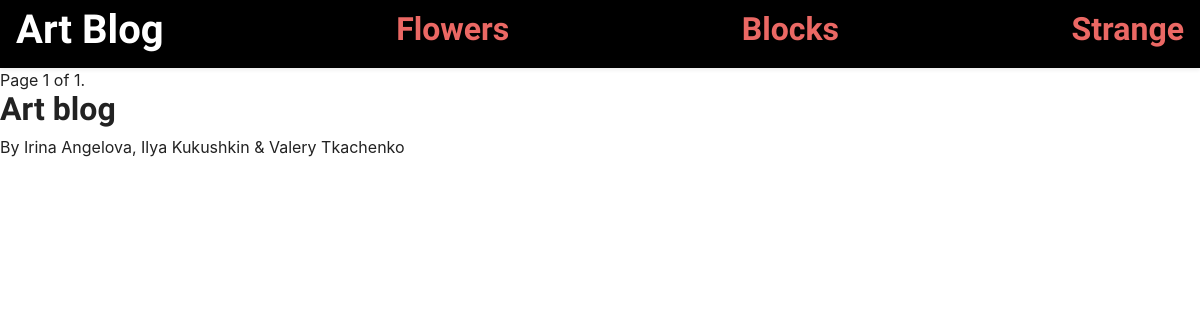
/blog/, run on an earlier commit of the app's database.
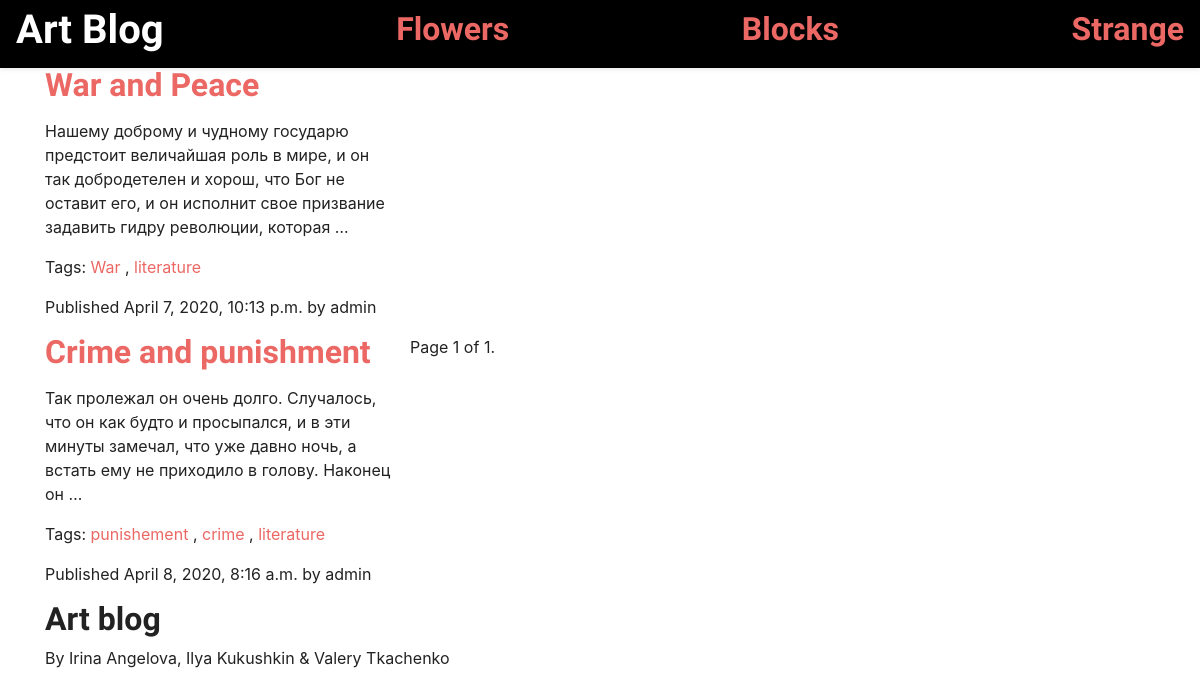
And on a later commit of the database.
### news/models.py (models this page shows)
class Post(models.Model):
    STATUS_CHOICES = (
        ('1', 'Draft'),
        ('2', 'Published'),
    )
    title = models.CharField(max_length=250)
    slug = models.SlugField(max_length=250, unique_for_date='publish')
    author = models.ForeignKey(User, related_name='blog_posts', on_delete = models.DO_NOTHING)
    body = models.TextField()
    publish = models.DateTimeField(default=timezone.now)
    created = models.DateTimeField(auto_now_add=True)
    updated = models.DateTimeField(auto_now=True)
    status = models.CharField(max_length=30, choices=STATUS_CHOICES, default = '1')
    tags = TaggableManager()
    def get_absolute_url(self):
        return reverse('post_detail',
                       args=[self.publish.year,
                             self.publish.strftime('%m'),
                             self.publish.strftime('%d'),
                             self.slug])

### news/views.py (the view)
# urls.py: url(r'^tag/(?P<tag_slug>[-\w]+)/$', views.post_list, name='post_list_by_tag'),
def post_list(request, tag_slug=None):
    object_list = Post.objects.filter(status = 2)
    tag = None
    if tag_slug:
        tag = get_object_or_404(Tag, slug=tag_slug)
        object_list = object_list.filter(tags__in=[tag])
    paginator = Paginator(object_list, 3) # 3 posts in each page
    page = request.GET.get('page')
    try:
        posts = paginator.page(page)
    except PageNotAnInteger:
        posts = paginator.page(1)
    except EmptyPage:
        posts = paginator.page(paginator.num_pages)
    return render(request, 'news/post/list.html', {'page': page,
                                                   'posts': posts,
                                                   'tag': tag})

### news/templates/news/post/list.html (shortened to what this page needs)
{% extends "news/base.html" %}
{% load static %}
{% block content %}
    {% for post in posts %}
        <div class="container">
            <div class="row">
                <div class="col-md-4">
                       <link rel="stylesheet" type="text/css" href="{% static '/css/blog.css' %}">
                       <h2>
                    <a href="{{ post.get_absolute_url }}">{{ post.title }}</a>
                    </h2>
                    <p>{{ post.body|truncatewords:30|linebreaks }} </p>
        <p class="tags">
            Tags:
            {% for tag in post.tags.all %}
                <a href="{% url "post_list_by_tag" tag.slug %}">
                    {{ tag.name }}
                 </a>
                {% if not forloop.last %}, {% endif %}
            {% endfor %}
        </p>
        <p class="date">
            Published {{ post.publish }} by {{ post.author }}
        </p>
        </div>
    {% endfor %}
    {% include "news/post/pagination.html" with page=posts %}
{% endblock %}

### news/templates/news/base.html (shortened to what this page needs)
{% load static %}
<!DOCTYPE html>
<html>
<head>
    <link href="https://stackpath.bootstrapcdn.com/bootswatch/4.5.0/journal/bootstrap.min.css" rel="stylesheet"
<header>
    <div class="navbar navbar-dark bg-dark shadow-sm">
        <h1><a href="/blog" style="color: white">Art Blog</a></h1>
        <h2><a href="/flower">Flowers</a> </h2>
        <h2><a href="/art">Blocks</a> </h2>
        <h2><a href="/arti">Strange</a> </h2>
    </div>
</head>
<body>
<div id="content">
    {% block content %}
    {% endblock %}
</div>
<div id="sidebar">
    <h2>Art blog</h2>
    <p>By Irina Angelova, Ilya Kukushkin & Valery Tkachenko</p>
</div>
</body>
</html>

### news/templates/news/post/pagination.html (shortened to what this page needs)
<div class="pagination">
    <span class="step-links">
        <span class="current">
            Page {{ page.number }} of {{ page.paginator.num_pages }}.
        </span>
    </span>
</div>

What changed in the data, as far as the page shows it:
now on this page (row edited): Post: title "War and Peace", body "Нашему доброму и чудному государю предстоит величайшая роль в мире, и он так добродетелен и хорош, что Бог не оставит его, и он исполнит свое призвание задавить гидру революции, которая …", publish "April 7, 2020, 10:13 p.m.", author "admin"
now on this page (row unchanged): Tag: name "War", shown under "War and Peace"
now on this page (row unchanged): Tag: name "literature"
now on this page (row edited): Post: title "Crime and punishment", body "Так пролежал он очень долго. Случалось, что он как будто и просыпался, и в эти минуты замечал, что уже давно ночь, а встать ему не приходило в голову. Наконец он …", publish "April 8, 2020, 8:16 a.m.", author "admin"
now on this page (row unchanged): Tag: name "punishement", shown under "Crime and punishment"
now on this page (row unchanged): Tag: name "crime", shown under "Crime and punishment"
